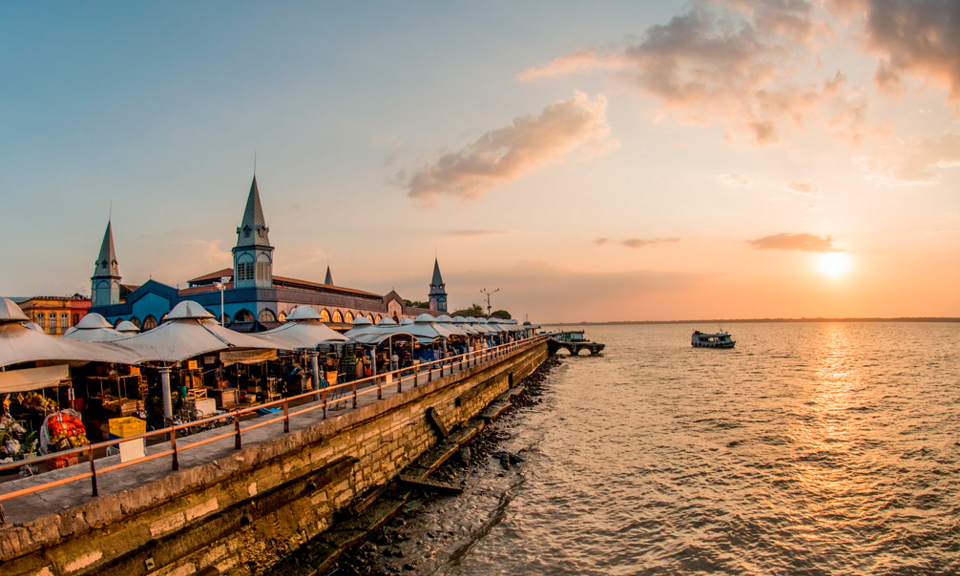
#> input picture images/veropeso.jpg, 1920 x 1152 px, found by its file name (shown at 1/2 size)
$ jupyter execute mascaras.ipynb
#> lines starting #> are read from the running program, lines starting #| are printed output that depends on the picture; after the words box and inside, x2 and y2 are one past the last pixel; in counts of white or black regions, pixels touching at a corner belong together
[cell 1]
import cv2
from matplotlib import pyplot as plt
import numpy as np

imagem = cv2.imread('../images/veropeso.jpg')
#> imagem is the input picture: shape (1152, 1920, 3); mean B, G, R 119.2, 141.2, 166.6
imagem_rgb = cv2.cvtColor(imagem, cv2.COLOR_BGR2RGB) # O OpenCV armazena a imagem no formato BGR em vez de RGB

[cell 2]
# Masking

# O mascaramento é uma técnica de segurança que envolve ocultar ou proteger informações sensíveis, como números de cartão de crédito, senhas ou dados pessoais, para evitar o acesso não autorizado.
# O mascaramento pode ser feito de várias maneiras, como substituição de caracteres, criptografia ou ofuscação.

mask = np.zeros(imagem_rgb.shape[:2], dtype="uint8") # Cria uma máscara preta do mesmo tamanho da imagem
(cX, cY) = (imagem_rgb.shape[1] // 2, imagem_rgb.shape[0] // 2) # Define o centro da imagem
#> cX = 960; cY = 576
cv2.rectangle(mask, (cX - 550, cY - 280), (cX + 530, cY + 280), 255, -1)
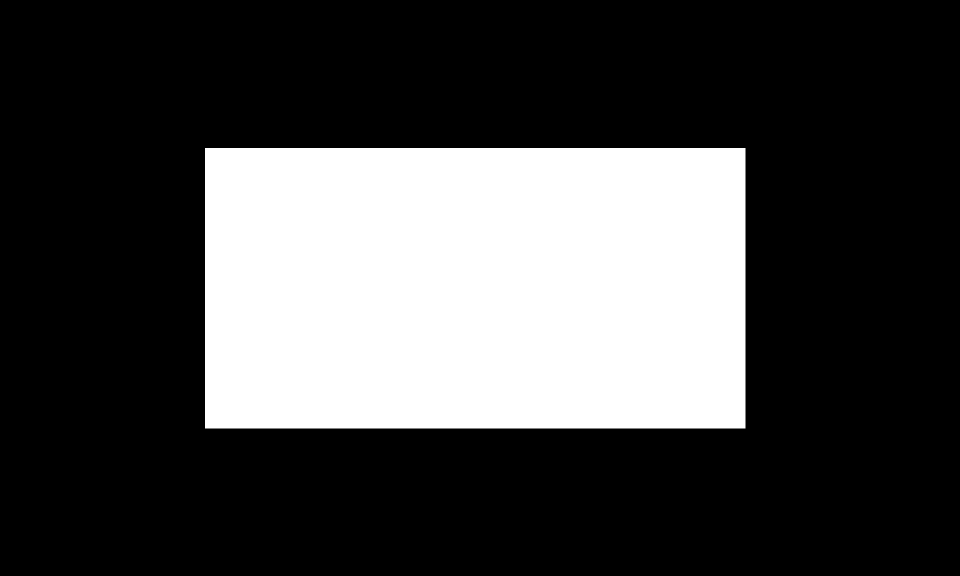
#> mask: shape (1152, 1920) (shown at 1/2 size); 27.4% white; 1 white region, box (x1, y1, x2, y2) and area: (410, 296, 1491, 857) 606441

# Aplica a máscara na imagem
imagem_masked = cv2.bitwise_and(imagem_rgb, imagem_rgb, mask=mask) # Aplica a máscara na imagem
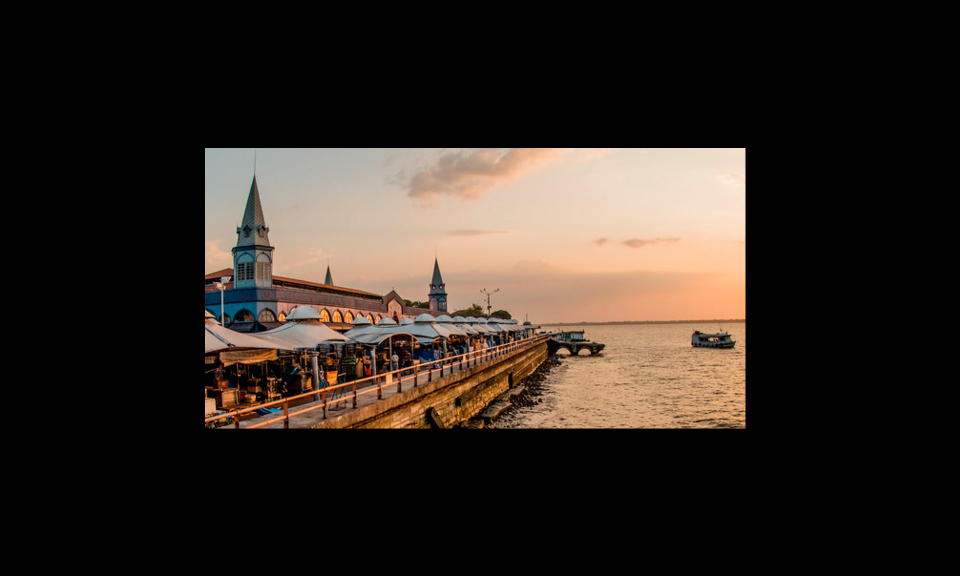
#> imagem_masked: shape (1152, 1920, 3) (shown at 1/2 size); mean R, G, B 48.4, 39.7, 33.1

# Mácara circular com o raio de 100 pixels
mask_circular = np.zeros(imagem_rgb.shape[:2], dtype="uint8") # Cria uma máscara circular
cv2.circle(mask_circular, (cX, cY), 450, 255, -1)
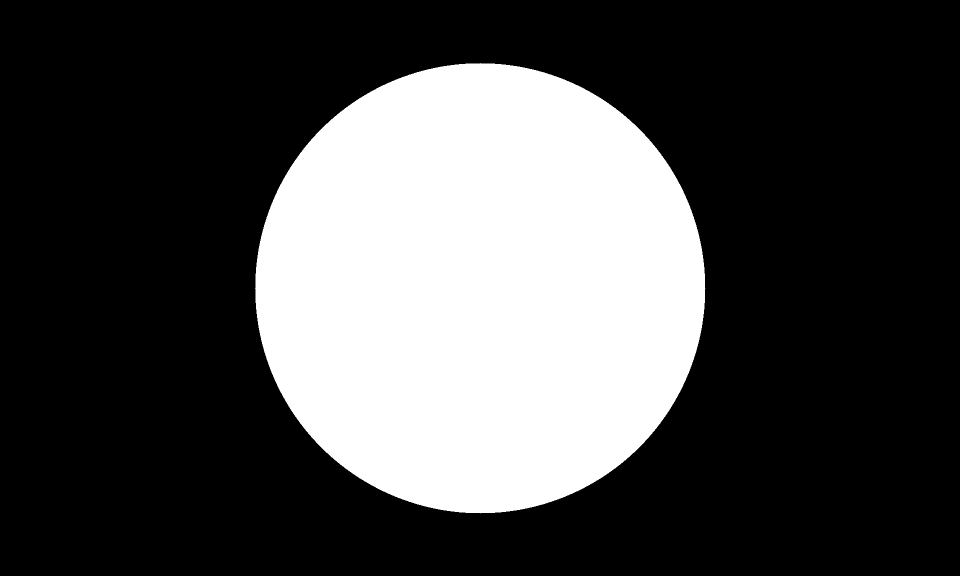
#> mask_circular: shape (1152, 1920) (shown at 1/2 size); 28.8% white; 1 white region, box (x1, y1, x2, y2) and area: (510, 126, 1411, 1027) 636121
segunda_mascara = cv2.bitwise_and(imagem_rgb, imagem_rgb, mask=mask_circular) # Aplica a máscara circular na imagem
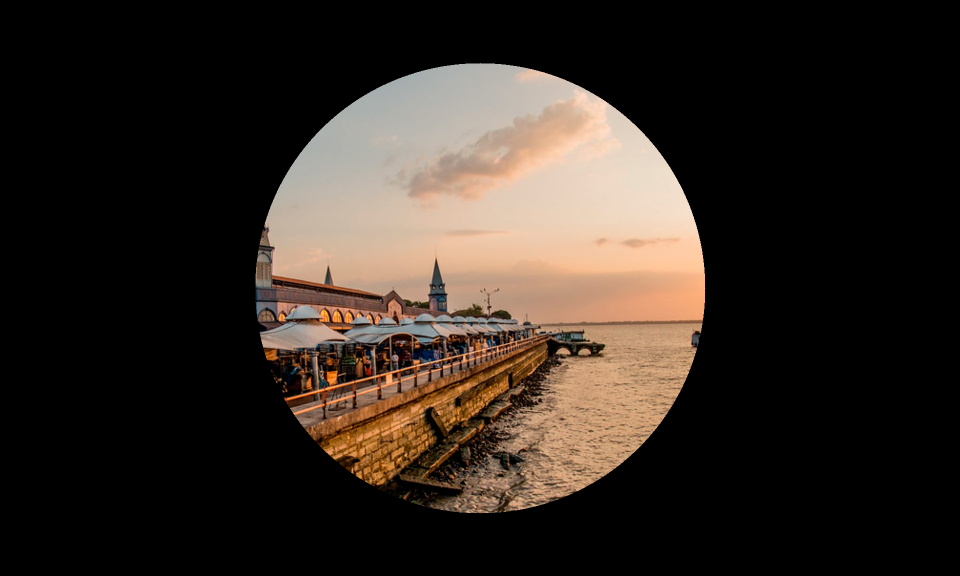
#> segunda_mascara: shape (1152, 1920, 3) (shown at 1/2 size); mean R, G, B 50.4, 41.5, 34.5

[cell 3]
plt.imshow(imagem_masked)
plt.show()

[cell 4]
plt.imshow(segunda_mascara)
plt.show()

[cell 5]
# Juntando as duas máscaras
imagem_final = cv2.add(imagem_masked, segunda_mascara) # Adiciona as duas máscaras
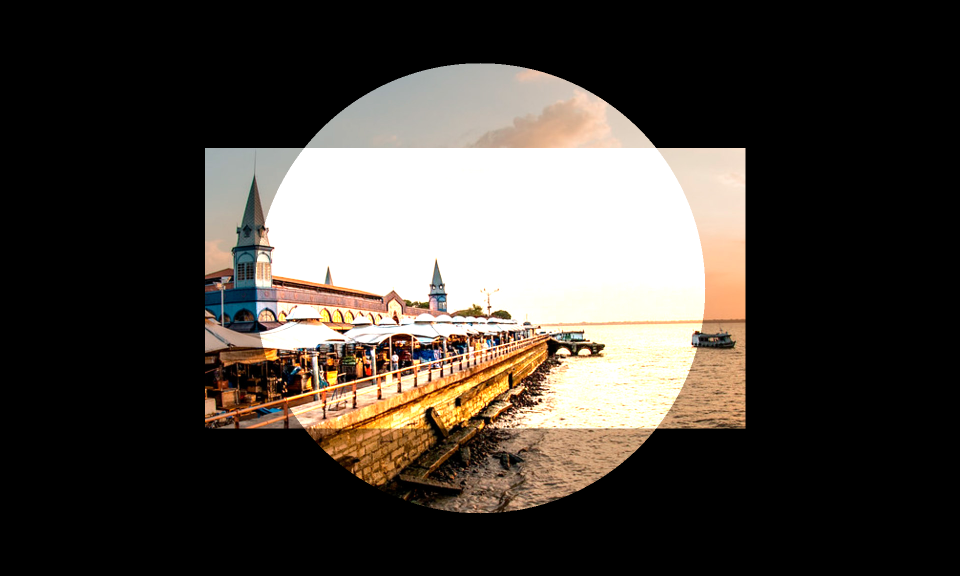
#> imagem_final: shape (1152, 1920, 3) (shown at 1/2 size); mean R, G, B 71.6, 65.6, 59.3
plt.imshow(imagem_final)
plt.show()
